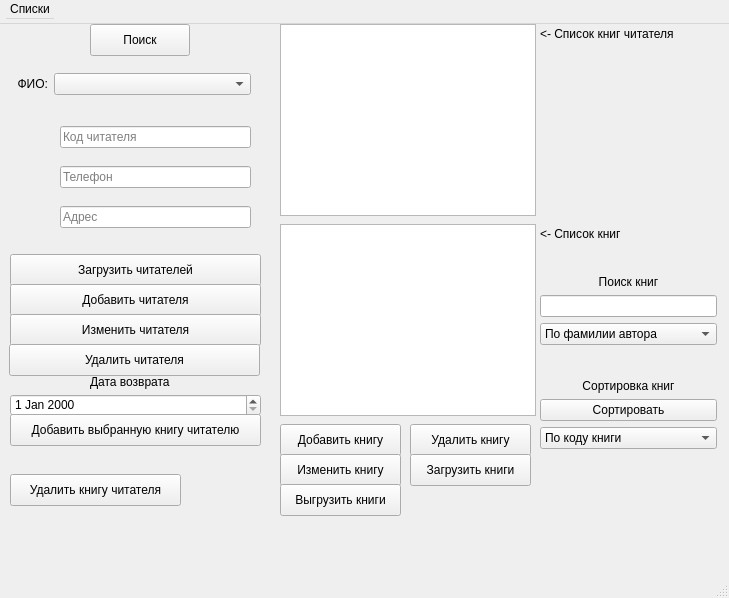
<?xml version="1.0" encoding="UTF-8"?>
<ui version="4.0">
 <class>MainWindow</class>
 <widget class="QMainWindow" name="MainWindow">
  <property name="geometry">
   <rect>
    <x>0</x>
    <y>0</y>
    <width>729</width>
    <height>598</height>
   </rect>
  </property>
  <property name="minimumSize">
   <size>
    <width>729</width>
    <height>598</height>
   </size>
  </property>
  <property name="maximumSize">
   <size>
    <width>729</width>
    <height>598</height>
   </size>
  </property>
  <property name="windowTitle">
   <string>welcome to the библиотека, bitch</string>
  </property>
  <property name="tabShape">
   <enum>QTabWidget::Rounded</enum>
  </property>
  <widget class="QWidget" name="centralwidget">
   <property name="sizePolicy">
    <sizepolicy hsizetype="Fixed" vsizetype="Fixed">
     <horstretch>0</horstretch>
     <verstretch>0</verstretch>
    </sizepolicy>
   </property>
   <property name="minimumSize">
    <size>
     <width>729</width>
     <height>547</height>
    </size>
   </property>
   <property name="maximumSize">
    <size>
     <width>729</width>
     <height>547</height>
    </size>
   </property>
   <widget class="QPushButton" name="pushButton">
    <property name="geometry">
     <rect>
      <x>10</x>
      <y>230</y>
      <width>251</width>
      <height>32</height>
     </rect>
    </property>
    <property name="text">
     <string>Загрузить читателей</string>
    </property>
   </widget>
   <widget class="QWidget" name="verticalLayoutWidget">
    <property name="geometry">
     <rect>
      <x>60</x>
      <y>90</y>
      <width>191</width>
      <height>127</height>
     </rect>
    </property>
    <layout class="QVBoxLayout" name="verticalLayout">
     <item>
      <widget class="QLineEdit" name="id">
       <property name="readOnly">
        <bool>true</bool>
       </property>
       <property name="placeholderText">
        <string>Код читателя</string>
       </property>
      </widget>
     </item>
     <item>
      <widget class="QLineEdit" name="phone">
       <property name="readOnly">
        <bool>true</bool>
       </property>
       <property name="placeholderText">
        <string>Телефон</string>
       </property>
      </widget>
     </item>
     <item>
      <widget class="QLineEdit" name="addr">
       <property name="readOnly">
        <bool>true</bool>
       </property>
       <property name="placeholderText">
        <string>Адрес</string>
       </property>
      </widget>
     </item>
    </layout>
   </widget>
   <widget class="QWidget" name="gridLayoutWidget">
    <property name="geometry">
     <rect>
      <x>-150</x>
      <y>40</y>
      <width>401</width>
      <height>41</height>
     </rect>
    </property>
    <layout class="QGridLayout" name="gridLayout">
     <property name="verticalSpacing">
      <number>-1</number>
     </property>
     <item row="0" column="1">
      <widget class="QComboBox" name="comboBox">
       <property name="minimumSize">
        <size>
         <width>100</width>
         <height>0</height>
        </size>
       </property>
      </widget>
     </item>
     <item row="0" column="0">
      <widget class="QLabel" name="label">
       <property name="text">
        <string>ФИО:</string>
       </property>
       <property name="alignment">
        <set>Qt::AlignRight|Qt::AlignTrailing|Qt::AlignVCenter</set>
       </property>
      </widget>
     </item>
    </layout>
   </widget>
   <widget class="QListWidget" name="listWidget">
    <property name="geometry">
     <rect>
      <x>280</x>
      <y>0</y>
      <width>256</width>
      <height>192</height>
     </rect>
    </property>
   </widget>
   <widget class="QPushButton" name="addBook">
    <property name="geometry">
     <rect>
      <x>280</x>
      <y>400</y>
      <width>121</width>
      <height>32</height>
     </rect>
    </property>
    <property name="text">
     <string>Добавить книгу</string>
    </property>
   </widget>
   <widget class="QListWidget" name="listWidget_2">
    <property name="geometry">
     <rect>
      <x>280</x>
      <y>200</y>
      <width>256</width>
      <height>192</height>
     </rect>
    </property>
   </widget>
   <widget class="QPushButton" name="pushButton_2">
    <property name="geometry">
     <rect>
      <x>90</x>
      <y>0</y>
      <width>100</width>
      <height>32</height>
     </rect>
    </property>
    <property name="text">
     <string>Поиск</string>
    </property>
   </widget>
   <widget class="QPushButton" name="addReader">
    <property name="geometry">
     <rect>
      <x>10</x>
      <y>260</y>
      <width>251</width>
      <height>32</height>
     </rect>
    </property>
    <property name="text">
     <string>Добавить читателя</string>
    </property>
   </widget>
   <widget class="QPushButton" name="pushButton_3">
    <property name="geometry">
     <rect>
      <x>10</x>
      <y>290</y>
      <width>251</width>
      <height>32</height>
     </rect>
    </property>
    <property name="text">
     <string>Изменить читателя</string>
    </property>
   </widget>
   <widget class="QPushButton" name="pushButton_4">
    <property name="geometry">
     <rect>
      <x>9</x>
      <y>320</y>
      <width>251</width>
      <height>32</height>
     </rect>
    </property>
    <property name="text">
     <string>Удалить читателя</string>
    </property>
   </widget>
   <widget class="QPushButton" name="pushButton_5">
    <property name="geometry">
     <rect>
      <x>410</x>
      <y>400</y>
      <width>121</width>
      <height>32</height>
     </rect>
    </property>
    <property name="text">
     <string>Удалить книгу</string>
    </property>
   </widget>
   <widget class="QDateEdit" name="dateEdit">
    <property name="geometry">
     <rect>
      <x>10</x>
      <y>370</y>
      <width>251</width>
      <height>22</height>
     </rect>
    </property>
   </widget>
   <widget class="QPushButton" name="pushButton_6">
    <property name="geometry">
     <rect>
      <x>10</x>
      <y>390</y>
      <width>251</width>
      <height>32</height>
     </rect>
    </property>
    <property name="text">
     <string>Добавить выбранную книгу читателю</string>
    </property>
   </widget>
   <widget class="QLabel" name="label_2">
    <property name="geometry">
     <rect>
      <x>90</x>
      <y>350</y>
      <width>101</width>
      <height>16</height>
     </rect>
    </property>
    <property name="text">
     <string>Дата возврата</string>
    </property>
   </widget>
   <widget class="QLabel" name="label_3">
    <property name="geometry">
     <rect>
      <x>40</x>
      <y>430</y>
      <width>221</width>
      <height>16</height>
     </rect>
    </property>
    <property name="text">
     <string/>
    </property>
   </widget>
   <widget class="QPushButton" name="pushButton_7">
    <property name="geometry">
     <rect>
      <x>10</x>
      <y>450</y>
      <width>171</width>
      <height>32</height>
     </rect>
    </property>
    <property name="text">
     <string>Удалить книгу читателя</string>
    </property>
   </widget>
   <widget class="QPushButton" name="pushButton_8">
    <property name="geometry">
     <rect>
      <x>280</x>
      <y>430</y>
      <width>121</width>
      <height>32</height>
     </rect>
    </property>
    <property name="text">
     <string>Изменить книгу</string>
    </property>
   </widget>
   <widget class="QPushButton" name="pushButton_9">
    <property name="geometry">
     <rect>
      <x>410</x>
      <y>430</y>
      <width>121</width>
      <height>32</height>
     </rect>
    </property>
    <property name="text">
     <string>Загрузить книги</string>
    </property>
   </widget>
   <widget class="QPushButton" name="pushButton_10">
    <property name="geometry">
     <rect>
      <x>280</x>
      <y>460</y>
      <width>121</width>
      <height>32</height>
     </rect>
    </property>
    <property name="text">
     <string>Выгрузить книги</string>
    </property>
   </widget>
   <widget class="QLabel" name="label_4">
    <property name="geometry">
     <rect>
      <x>540</x>
      <y>-10</y>
      <width>161</width>
      <height>41</height>
     </rect>
    </property>
    <property name="text">
     <string>&lt;- Список книг читателя</string>
    </property>
   </widget>
   <widget class="QLabel" name="label_5">
    <property name="geometry">
     <rect>
      <x>540</x>
      <y>190</y>
      <width>101</width>
      <height>41</height>
     </rect>
    </property>
    <property name="text">
     <string>&lt;- Список книг</string>
    </property>
   </widget>
   <widget class="QWidget" name="verticalLayoutWidget_2">
    <property name="geometry">
     <rect>
      <x>540</x>
      <y>230</y>
      <width>177</width>
      <height>91</height>
     </rect>
    </property>
    <layout class="QVBoxLayout" name="verticalLayout_2">
     <item>
      <widget class="QLabel" name="label_6">
       <property name="text">
        <string>Поиск книг</string>
       </property>
       <property name="alignment">
        <set>Qt::AlignBottom|Qt::AlignHCenter</set>
       </property>
      </widget>
     </item>
     <item>
      <widget class="QLineEdit" name="lineEdit"/>
     </item>
     <item>
      <widget class="QComboBox" name="comboBox_2">
       <item>
        <property name="text">
         <string>По фамилии автора</string>
        </property>
       </item>
       <item>
        <property name="text">
         <string>По названию</string>
        </property>
       </item>
      </widget>
     </item>
    </layout>
   </widget>
   <widget class="QWidget" name="verticalLayoutWidget_3">
    <property name="geometry">
     <rect>
      <x>540</x>
      <y>330</y>
      <width>177</width>
      <height>95</height>
     </rect>
    </property>
    <layout class="QVBoxLayout" name="verticalLayout_4">
     <item>
      <widget class="QLabel" name="label_7">
       <property name="text">
        <string>Сортировка книг</string>
       </property>
       <property name="alignment">
        <set>Qt::AlignBottom|Qt::AlignHCenter</set>
       </property>
      </widget>
     </item>
     <item>
      <widget class="QPushButton" name="pushButton_11">
       <property name="text">
        <string>Сортировать</string>
       </property>
      </widget>
     </item>
     <item>
      <widget class="QComboBox" name="comboBox_3">
       <item>
        <property name="text">
         <string>По коду книги</string>
        </property>
       </item>
       <item>
        <property name="text">
         <string>По названию</string>
        </property>
       </item>
       <item>
        <property name="text">
         <string>По автору</string>
        </property>
       </item>
       <item>
        <property name="text">
         <string>По языку</string>
        </property>
       </item>
       <item>
        <property name="text">
         <string>По году</string>
        </property>
       </item>
      </widget>
     </item>
    </layout>
   </widget>
  </widget>
  <widget class="QMenuBar" name="menubar">
   <property name="geometry">
    <rect>
     <x>0</x>
     <y>0</y>
     <width>729</width>
     <height>24</height>
    </rect>
   </property>
   <property name="minimumSize">
    <size>
     <width>729</width>
     <height>24</height>
    </size>
   </property>
   <property name="maximumSize">
    <size>
     <width>729</width>
     <height>24</height>
    </size>
   </property>
   <widget class="QMenu" name="menu">
    <property name="title">
     <string>Списки</string>
    </property>
    <addaction name="Debters"/>
    <addaction name="bookList"/>
   </widget>
   <addaction name="menu"/>
  </widget>
  <widget class="QStatusBar" name="statusbar">
   <property name="minimumSize">
    <size>
     <width>729</width>
     <height>27</height>
    </size>
   </property>
   <property name="maximumSize">
    <size>
     <width>729</width>
     <height>27</height>
    </size>
   </property>
  </widget>
  <action name="Debters">
   <property name="text">
    <string>Список должников</string>
   </property>
  </action>
  <action name="bookList">
   <property name="text">
    <string>Список книг у читателей</string>
   </property>
  </action>
 </widget>
 <resources/>
 <connections/>
</ui>
